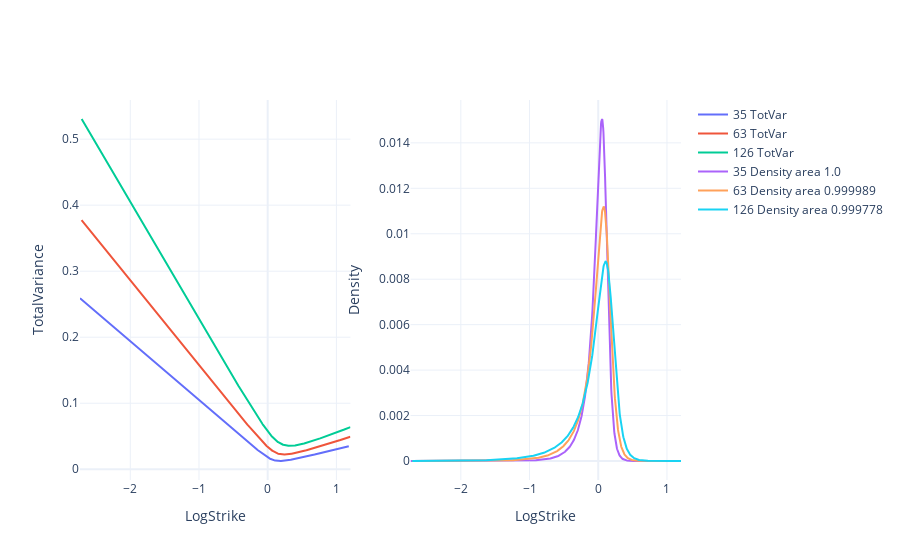

Notebook cell for this chart:
### Markdown cell above
Vol slice is empty of fly arb when the risk neutral density (RND = d2V/dK2) of that slice is non-negative at any point:<br>
$g(k) = (1-\frac{kw'(k)}{2w(k)})^2-\frac{w'(k)^2}{4}(\frac{1}{w(k)} %2B \frac{1}{4}) %2B \frac{w''(k)}{2}$<br>
$d_{-}(k) = -\frac{k}{\sqrt{w}}\frac{\sqrt{w}}{2}$<br>
$p(k) = \frac{g(k)}{\sqrt{2\pi w(k)}}e^{-\frac{d_{-}(k)}{2}^2}$<br><br>
And condition for absence of calendar arb is for total variances of each slice to not intersect:

### Code cell
grapher.plot2d_fitted(df,"TotAtmVar","Tenor","Forward",2,100,1000)

### Figure 1 — Plotly figure (JSON) as saved in the notebook; plotly's stock layout.template omitted (floating-point values rounded to 4 significant figures; data arrays with more than 128 entries replaced by an {"elided": "..."} marker saying what was removed)
{"data": [{"mode": "lines", "name": "35 TotVar", "type": "scatter", "x": {"elided": "1000 float values"}, "xaxis": "x", "y": {"elided": "1000 float values"}, "yaxis": "y"}, {"mode": "lines", "name": "63 TotVar", "type": "scatter", "x": {"elided": "1000 float values"}, "xaxis": "x", "y": {"elided": "1000 float values"}, "yaxis": "y"}, {"mode": "lines", "name": "126 TotVar", "type": "scatter", "x": {"elided": "1000 float values"}, "xaxis": "x", "y": {"elided": "1000 float values"}, "yaxis": "y"}, {"mode": "lines", "name": "35 Density area 1.0", "type": "scatter", "x": {"elided": "1000 float values"}, "xaxis": "x2", "y": {"elided": "1000 float values"}, "yaxis": "y2"}, {"mode": "lines", "name": "63 Density area 0.999989", "type": "scatter", "x": {"elided": "1000 float values"}, "xaxis": "x2", "y": {"elided": "1000 float values"}, "yaxis": "y2"}, {"mode": "lines", "name": "126 Density area 0.999778", "type": "scatter", "x": {"elided": "1000 float values"}, "xaxis": "x2", "y": {"elided": "1000 float values"}, "yaxis": "y2"}], "layout": {"paper_bgcolor": "rgba(0,0,0,0)", "plot_bgcolor": "rgba(0,0,0,0)", "xaxis": {"anchor": "y", "domain": [0, 0.45], "title": {"text": "LogStrike"}}, "xaxis2": {"anchor": "y2", "domain": [0.55, 1], "title": {"text": "LogStrike"}}, "yaxis": {"anchor": "x", "domain": [0, 1], "title": {"text": "TotalVariance"}}, "yaxis2": {"anchor": "x2", "domain": [0, 1], "title": {"text": "Density"}}}}
